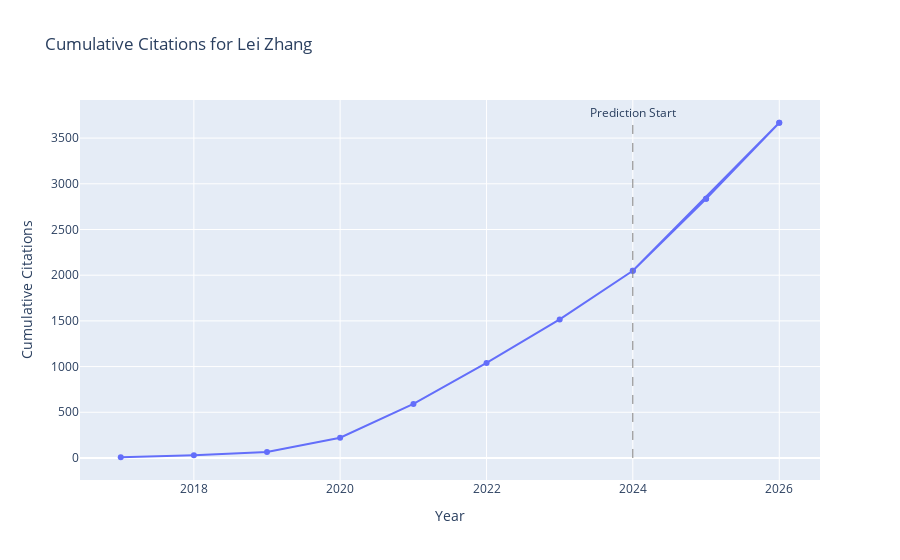
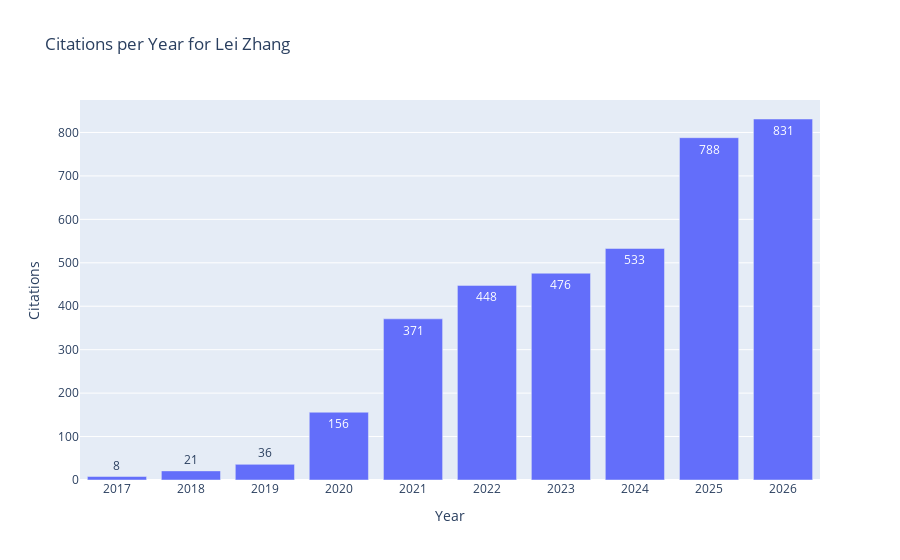

Notebook code for these charts, in order:
### Code cell
import pandas as pd
import plotly.graph_objects as go
import os

# Load the data from the CSV file
data = pd.read_csv('citation_statistics_with_predictions.csv')

# Rename the prediction columns
data = data.rename(columns={'prediction_2024': 'citations_2024',
                            'prediction_2025': 'citations_2025',
                            'prediction_2026': 'citations_2026'})

# Round up all citation numbers to the closest integer
citation_cols = [col for col in data.columns if col.startswith('citations_') or col.startswith('cumulative_')]
data[citation_cols] = data[citation_cols].round().astype(int)

# Select the data for a specific person
person_name = 'Lei Zhang'
person_data = data[data['name'] == person_name].iloc[0]

# Extract the cumulative citation columns and prediction columns
cumulative_cols = [col for col in person_data.index if col.startswith('cumulative_') and person_data[col] != 0]
cumulative_prediction_cols = ['cumulative_2024', 'cumulative_2025', 'cumulative_2026']

# Create a dataframe for the cumulative citations line graph
line_data = pd.DataFrame({'Year': cumulative_cols + cumulative_prediction_cols,
                          'Citations': person_data[cumulative_cols].tolist() + person_data[cumulative_prediction_cols].tolist(),
                          'Type': ['Actual'] * len(cumulative_cols) + ['Predicted'] * len(cumulative_prediction_cols)})
line_data['Year'] = pd.to_datetime(line_data['Year'].str.split('_').str[1], format='%Y')

# Create the cumulative citations line graph with a single trace
line_fig = go.Figure(data=go.Scatter(x=line_data['Year'], y=line_data['Citations'], mode='lines+markers'))

# Add vertical line and annotation to indicate the start of predicted data
prediction_start_year = line_data[line_data['Type'] == 'Predicted']['Year'].min()
line_fig.add_shape(type='line', x0=prediction_start_year, x1=prediction_start_year, y0=0, y1=line_data['Citations'].max(),
                   line=dict(color='gray', width=1, dash='dash'))
line_fig.add_annotation(x=prediction_start_year, y=line_data['Citations'].max(), text='Prediction Start',
                        showarrow=False, yshift=10)

line_fig.update_layout(title=f'Cumulative Citations for {person_name}',
                       xaxis_title='Year',
                       yaxis_title='Cumulative Citations')

# Extract the citation columns for the bar chart
citation_cols = [col for col in person_data.index if col.startswith('citations_') and person_data[col] != 0]

# Create a dataframe for the citations by year bar chart
bar_data = pd.DataFrame({'Year': citation_cols,
                         'Citations': person_data[citation_cols].tolist()})

bar_data['Year'] = pd.to_datetime(bar_data['Year'].str.split('_').str[1], format='%Y')

# Create the citations by year bar chart
bar_fig = go.Figure(data=go.Bar(x=bar_data['Year'], y=bar_data['Citations'], text=bar_data['Citations'], textposition='auto'))

bar_fig.update_layout(title=f'Citations per Year for {person_name}',
                      xaxis_title='Year',
                      yaxis_title='Citations')

# Create the 'plots' subfolder if it doesn't exist
os.makedirs('plots', exist_ok=True)

# Save the cumulative citations line graph
line_fig.write_html(f'plots/{person_name}_cumulative_citations_1985_2026.html')

# Save the citations by year bar chart
bar_fig.write_html(f'plots/{person_name}_citations_per_year_1985_2026.html')

# Display the cumulative citations line graph in the notebook
line_fig.show()

# Display the citations by year bar chart in the notebook
bar_fig.show()

### Figure 1 — Plotly figure (JSON) as saved in the notebook; plotly's stock layout.template omitted (floating-point values rounded to 4 significant figures)
{"data": [{"mode": "lines+markers", "type": "scatter", "x": ["2017-01-01T00:00:00", "2018-01-01T00:00:00", "2019-01-01T00:00:00", "2020-01-01T00:00:00", "2021-01-01T00:00:00", "2022-01-01T00:00:00", "2023-01-01T00:00:00", "2024-01-01T00:00:00", "2025-01-01T00:00:00", "2026-01-01T00:00:00", "2024-01-01T00:00:00", "2025-01-01T00:00:00", "2026-01-01T00:00:00"], "y": [8, 29, 65, 221, 592, 1040, 1516, 2049, 2837, 3668, 2049, 2837, 3668]}], "layout": {"annotations": [{"showarrow": false, "text": "Prediction Start", "x": "2024-01-01T00:00:00", "y": 3668, "yshift": 10}], "shapes": [{"line": {"color": "gray", "dash": "dash", "width": 1}, "type": "line", "x0": "2024-01-01T00:00:00", "x1": "2024-01-01T00:00:00", "y0": 0, "y1": 3668}], "title": {"text": "Cumulative Citations for Lei Zhang"}, "xaxis": {"title": {"text": "Year"}}, "yaxis": {"title": {"text": "Cumulative Citations"}}}}

### Figure 2 — Plotly figure (JSON) as saved in the notebook; plotly's stock layout.template omitted (floating-point values rounded to 4 significant figures)
{"data": [{"text": [8, 21, 36, 156, 371, 448, 476, 533, 788, 831], "textposition": "auto", "type": "bar", "x": ["2017-01-01T00:00:00", "2018-01-01T00:00:00", "2019-01-01T00:00:00", "2020-01-01T00:00:00", "2021-01-01T00:00:00", "2022-01-01T00:00:00", "2023-01-01T00:00:00", "2024-01-01T00:00:00", "2025-01-01T00:00:00", "2026-01-01T00:00:00"], "y": [8, 21, 36, 156, 371, 448, 476, 533, 788, 831]}], "layout": {"title": {"text": "Citations per Year for Lei Zhang"}, "xaxis": {"title": {"text": "Year"}}, "yaxis": {"title": {"text": "Citations"}}}}
